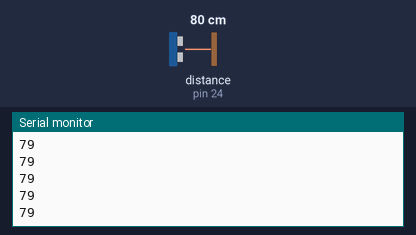
A sketch run on a simulated Arduino Mega 2560, built with avr-gcc and run on an emulated ATmega2560. On the bench: the last lines printed to the serial monitor. Wiring (inferred from the names in the program): ultrasonic range finder: trigger pin 22; echo pin 24. Inputs (shaded band) come from the test bench; at power-on: distance to the obstacle (sensor on pin 24) 80 cm. The echo pulse lasts 58.3 µs per cm.

Above: at 1.2 s.
1.3 s: distance to the obstacle (sensor on pin 24) set to 2 cm
At 1.8 s:
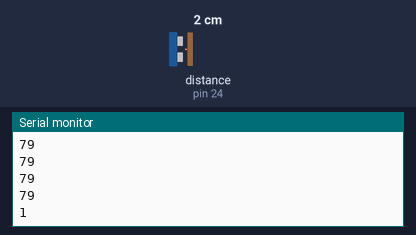
2.8 s: distance to the obstacle (sensor on pin 24) set to 4 cm
At 2.81 s:
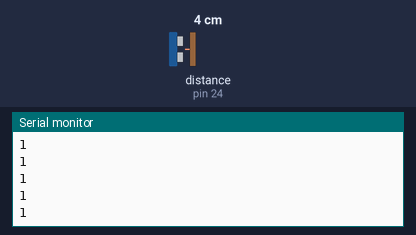
Timing chart, 0 to 5.8 s (numbered marks = the images above; inputs shaded):
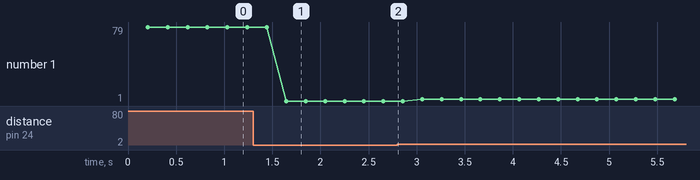

The sketch:

Botsura_293d_Mega.ino
```cpp
int TRIG = 22;      // trigger en pin 10
int ECO = 24;      // echo en pin 9
int DURACION;
int DISTANCIA;

void setup(){
  pinMode(TRIG, OUTPUT);  // trigger como salida
  pinMode(ECO, INPUT);    // echo como entrada
  Serial.begin(38400);     // inicializacion de comunicacion serial a 9600 bps
}

void loop(){
    Serial.println(distancia());    // envio de valor de distancia por monitor serial


}

int distancia(){
  digitalWrite(TRIG, HIGH);     // generacion del pulso a enviar
  delay(1);       // al pin conectado al trigger
  digitalWrite(TRIG, LOW);    // del sensor

  DURACION = pulseIn(ECO, HIGH);  // con funcion pulseIn se espera un pulso
            // alto en Echo
  DISTANCIA = DURACION / 58.2;    // distancia medida en centimetros
  delay(200);       // demora entre datos
  return (DISTANCIA);
}
```

Measured:
- after the input at 1.3 s, the serial monitor: prints a new line after 0.35 s (image 1)
- plotted number 1: 79 → 1 after the input at 1.3 s, 1 → 3 after the input at 2.8 s
